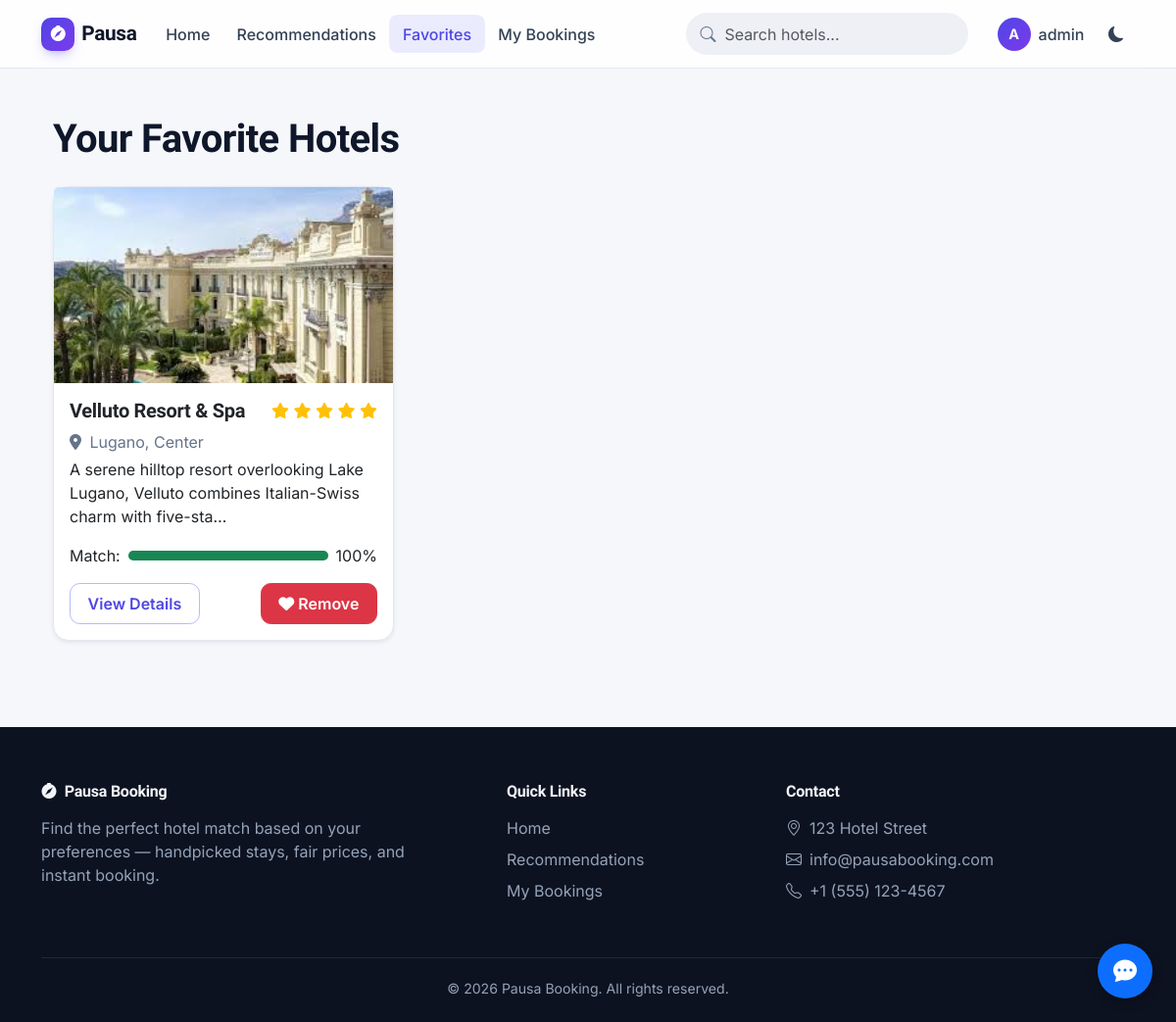
The app's page /favorites/ (signed in), older data.
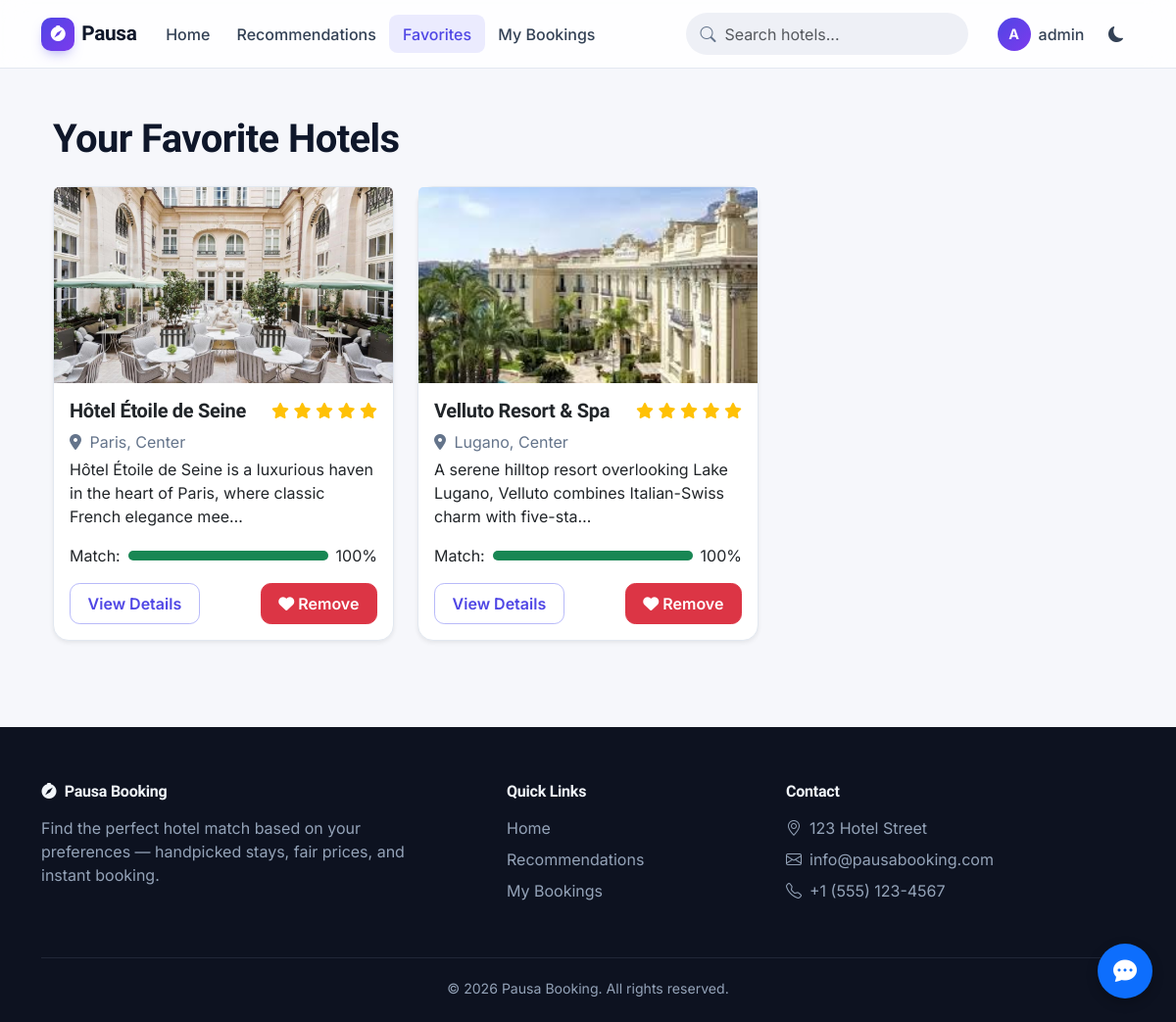
The same page, newer data.
### hotels/models.py (models this page shows, shortened)
class Hotel(models.Model):
    name = models.CharField(max_length=200)
    description = models.TextField()
    address = models.CharField(max_length=255)
    city = models.CharField(max_length=100)
    district = models.CharField(max_length=100, blank=True)
    star_rating = models.PositiveSmallIntegerField(default=3)
    image = models.ImageField(upload_to='hotel_images/', blank=True, null=True)
    is_pet_friendly = models.BooleanField(default=False)
    is_family_friendly = models.BooleanField(default=False)
    latitude = models.FloatField(null=True, blank=True)
    longitude = models.FloatField(null=True, blank=True)
    created_at = models.DateTimeField(auto_now_add=True)
    updated_at = models.DateTimeField(auto_now=True)
    def main_image(self):
        if self.image:
            return self.image.url
        first_image = self.images.first()
        if first_image:
            return first_image.image.url
        return None
    def match_score(self, user_preferences):
        required_amenities_score = 0
        required_amenities_count = 0
        bonus_score = 0
        max_score = 100
        amenities = self.amenities.all()
        amenity_names = [amenity.name.lower() for amenity in amenities]
        user_amenity_prefs = {
            'wifi': user_preferences.wifi,
            'parking': user_preferences.parking,
            'pool': user_preferences.pool,
            'spa': user_preferences.spa,
            'gym': user_preferences.gym,
            'restaurant': user_preferences.restaurant,
            'room_service': user_preferences.room_service,
            'air_conditioning': user_preferences.air_conditioning,
        }
        for amenity_name, is_preferred in user_amenity_prefs.items():
            if is_preferred:
                required_amenities_count += 1
        for amenity_name, is_preferred in user_amenity_prefs.items():
            if is_preferred:
                has_amenity = False
                if amenity_name == 'wifi' and any(name.lower().find('wi-fi') != -1 for name in amenity_names):
                    has_amenity = True
                elif amenity_name == 'parking' and any(name.lower().find('parking') != -1 for name in amenity_names):
                    has_amenity = True
                elif amenity_name == 'pool' and any(name.lower().find('pool') != -1 for name in amenity_names):
                    has_amenity = True
                elif amenity_name == 'spa' and any(name.lower().find('spa') != -1 for name in amenity_names):
                    has_amenity = True
                elif amenity_name == 'gym' and any(name.lower().find('gym') != -1 or name.lower().find('fitness') != -1 for name in amenity_names):
                    has_amenity = True
                elif amenity_name == 'restaurant' and any(name.lower().find('restaurant') != -1 for name in amenity_names):
                    has_amenity = True
                elif amenity_name == 'room_service' and any(name.lower().find('room service') != -1 for name in amenity_names):
                    has_amenity = True
                elif amenity_name == 'air_conditioning' and any(name.lower().find('air conditioning') != -1 or name.lower().find('a/c') != -1 for name in amenity_names):
                    has_amenity = True
                if has_amenity:
                    required_amenities_score += 1
        amenities_match_percentage = (required_amenities_score / required_amenities_count) * 100
        if required_amenities_score < required_amenities_count:
            missing_count = required_amenities_count - required_amenities_score
            max_score = max(100 - (missing_count * 25), 0)
        extra_amenities = len(amenity_names) - required_amenities_score
        if extra_amenities > 0 and required_amenities_score == required_amenities_count:
            bonus_score = min(extra_amenities, 5) * 1
        location_score = 0
        if user_preferences.preferred_city and self.city.lower() == user_preferences.preferred_city.lower():
            location_score = 10
        if hasattr(user_preferences, 'preferred_district') and user_preferences.preferred_district and self.district and self.district.lower() == user_preferences.preferred_district.lower():
            location_score += 5
        star_rating_score = 0
        if user_preferences.min_star_rating:
            if self.star_rating >= user_preferences.min_star_rating:
                star_rating_score = 5
            else:
                max_score = max(max_score - 20, 0)
        additional_score = 0
        if hasattr(user_preferences, 'prefer_pet_friendly') and user_preferences.prefer_pet_friendly:
            if hasattr(self, 'is_pet_friendly') and self.is_pet_friendly:
                additional_score += 5
            else:
                max_score = max(max_score - 15, 0)
        if hasattr(user_preferences, 'prefer_family_friendly') and user_preferences.prefer_family_friendly:
            if hasattr(self, 'is_family_friendly') and self.is_family_friendly:
                additional_score += 5
            else:
                max_score = max(max_score - 15, 0)
        final_score = min(amenities_match_percentage + bonus_score + location_score + star_rating_score + additional_score, max_score)
        return int(final_score)

### hotels/views.py (the view)
@login_required
def favorite_list(request):
    favorites = Favorite.objects.filter(user=request.user).select_related('hotel')
    hotel_matches = []
    try:
        user_preferences = request.user.preferences
        for favorite in favorites:
            hotel = favorite.hotel
            match_score = hotel.match_score(user_preferences)
            hotel_matches.append((hotel, match_score))
    except UserPreference.DoesNotExist:
        hotel_matches = [(favorite.hotel, None) for favorite in favorites]
    paginator = Paginator(hotel_matches, 10)
    page_number = request.GET.get('page')
    page_obj = paginator.get_page(page_number)
    return render(request, 'hotels/favorites.html', {'page_obj': page_obj})

### templates/hotels/favorites.html (shortened to what this page needs)
{% extends 'base.html' %}
{% block content %}
<div class="container my-5">
    <h1 class="mb-4">Your Favorite Hotels</h1>
    {% if page_obj %}
        <div class="row">
            {% for hotel, match_score in page_obj %}
                <div class="col-md-6 col-lg-4 mb-4">
                    <div class="card h-100 shadow-sm">
                        {% if hotel.main_image %}
                            <img src="{{ hotel.main_image }}" class="card-img-top" alt="{{ hotel.name }}" style="height: 200px; object-fit: cover;">
                        {% else %}
                            <div class="bg-light d-flex justify-content-center align-items-center" style="height: 200px;">
                                <i class="fas fa-hotel fa-3x text-muted"></i>
                            </div>
                        {% endif %}
                        <div class="card-body">
                            <div class="d-flex justify-content-between align-items-start mb-2">
                                <h5 class="card-title mb-0">{{ hotel.name }}</h5>
                                <div>
                                    {% for i in "12345" %}
                                        {% if forloop.counter <= hotel.star_rating %}
                                            <i class="fas fa-star text-warning"></i>
                                        {% else %}
                                            <i class="far fa-star text-warning"></i>
                                        {% endif %}
                                    {% endfor %}
                                </div>
                            </div>
                            <p class="card-text text-muted mb-1">
                                <i class="fas fa-map-marker-alt me-1"></i> {{ hotel.city }}{% if hotel.district %}, {{ hotel.district }}{% endif %}
                            </p>
                            <p class="card-text mb-3">{{ hotel.description|truncatechars:100 }}</p>
                            {% if match_score is not None %}
                                <div class="mb-3">
                                    <div class="d-flex align-items-center">
                                        <div class="me-2">Match: </div>
                                        <div class="progress flex-grow-1" style="height: 10px;">
                                            <div class="progress-bar bg-success" role="progressbar" style="width: {{ match_score }}%;"
                                                aria-valuenow="{{ match_score }}" aria-valuemin="0" aria-valuemax="100">
                                            </div>
                                        </div>
                                        <div class="ms-2">{{ match_score }}%</div>
                                    </div>
                                </div>
                            {% endif %}
                            <div class="d-flex justify-content-between">
                                <a href="{% url 'hotel_detail' hotel.id %}" class="btn btn-outline-primary">View Details</a>
                                <a href="{% url 'toggle_favorite' hotel.id %}" class="btn btn-danger">
                                    <i class="fas fa-heart"></i> Remove
                                </a>
                            </div>
                        </div>
                    </div>
                </div>
            {% endfor %}
        </div>
    {% else %}
        <div class="alert alert-info">
            <p>You haven't added any hotels to your favorites yet.</p>
            <a href="{% url 'hotel_list' %}" class="btn btn-primary mt-3">Browse Hotels</a>
        </div>
    {% endif %}
</div>
{% endblock %}

Row changes from the older to the newer data that the page shows:
now on this page (row edited): Hotel: main_image (picture), name "Hôtel Étoile de Seine", star_rating 5 (drawn), city "Paris", district "Center", description "Hôtel Étoile de Seine is a luxurious haven in the heart of Paris, where classic French elegance mee…", match_score "100"
